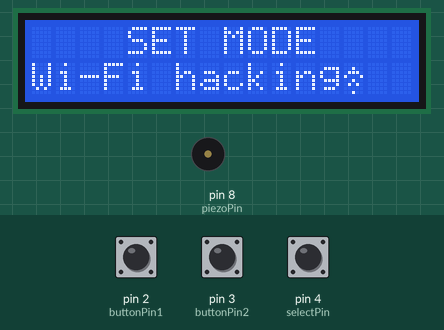
This sketch was run on a simulated Arduino Uno, built with avr-gcc and run on an emulated ATmega328P. Shown: 16×2 character LCD, buzzer (waves = sounding). The test bench sets the inputs (shaded band); at power-on: pin 2 (buttonPin1) LOW, pin 4 (selectPin) LOW, pin 3 (buttonPin2) LOW.

Above: at 7.4 s.
7.5 s: pin 2 (buttonPin1) pulled HIGH for 0.2 s
At 8.3 s:
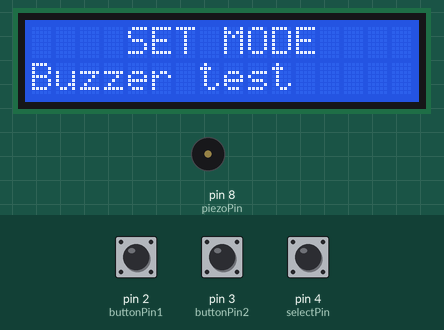
9.3 s: pin 4 (selectPin) pulled HIGH for 0.2 s
At 10.2 s:
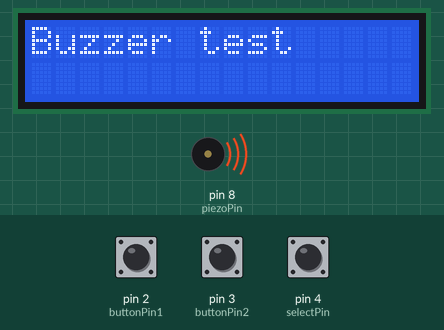
12.5 s: pin 2 (buttonPin1) driven HIGH and pin 4 (selectPin) driven HIGH
15.5 s: pin 4 (selectPin) driven LOW
At 16.97 s:
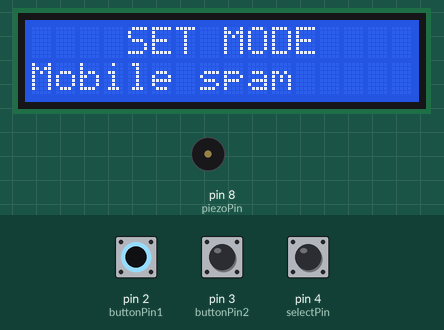
18.4 s: pin 4 (selectPin) driven HIGH
At 19.5 s:
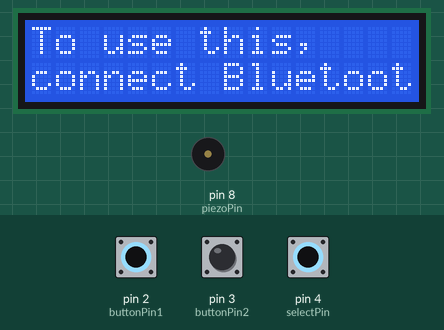
21.4 s: pin 2 (buttonPin1) driven LOW
At 24.7 s:
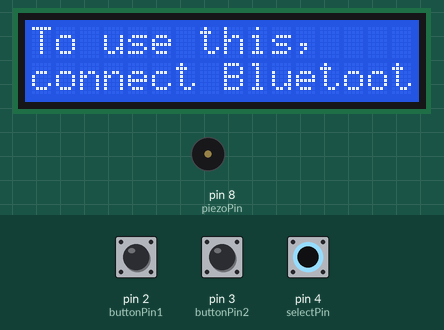
Timing chart, 0 to 25.4 s (numbered marks = the images above; inputs shaded):
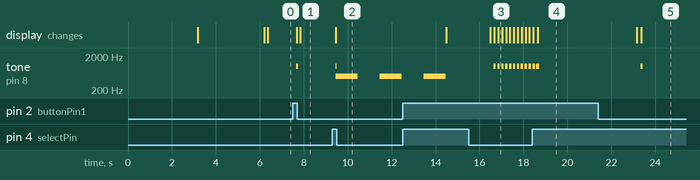

The sketch:

ArduHack.ino
```cpp
#include <Wire.h>
#include <LiquidCrystal_I2C.h>
#include "SPI.h"
#include "MFRC522.h"

// RFID
#define RST_PIN 9 // RES pin
#define SS_PIN  10 // SDA (SS) pin

// RFID
byte readCard[4];
String tagID = "";
MFRC522 mfrc522(SS_PIN, RST_PIN);

//piezo
int piezoPin = 8;

//buttons
const int buttonPin1 = 2;
const int buttonPin2 = 3;
const int selectPin = 4;

int buttonState1 = 0;
int buttonState2 = 0;
int selectState = 0;

int mode = 1;

// Set the LCD address to 0x27 in PCF8574 by NXP and Set to 0x3F in PCF8574A by Ti
LiquidCrystal_I2C lcd(0x27, 16, 2);

byte customChar[] = {
  0x04,
  0x00,
  0x15,
  0x1E,
  0x16,
  0x15,
  0x00,
  0x00
};

byte t[] = {
  0x1F,
  0x04,
  0x04,
  0x04,
  0x04,
  0x00,
  0x00,
  0x00
};

byte m[] = {
  0x11,
  0x1B,
  0x15,
  0x11,
  0x11,
  0x00,
  0x00,
  0x00
};

byte wf[] = {
  0x00,
  0x04,
  0x0E,
  0x11,
  0x04,
  0x0A,
  0x00,
  0x04
};

void end() {
  lcd.clear();
  lcd.home();
  lcd.print("    SET MODE");
}

void setup() {
  SPI.begin();
  mfrc522.PCD_Init();

  pinMode(buttonPin1, INPUT);
  pinMode(buttonPin2, INPUT);
  pinMode(selectPin, INPUT);

  lcd.init();
  lcd.backlight();
  lcd.clear();
  //lcd.begin();
  lcd.createChar(0, customChar);
  lcd.createChar(1, t);
  lcd.createChar(2, m);
  lcd.createChar(3, wf);
  lcd.home();
  lcd.write(0);
  lcd.setCursor(1, 0);
  lcd.print(" NIK COMPANY");
  lcd.write(1);
  lcd.write(2);
  delay(3000);

  lcd.clear();
  lcd.home();
  lcd.print("Hello,");
  lcd.setCursor(0, 1);
  lcd.print("Nikita!");
  delay(3000);

  lcd.clear();
  lcd.home();
  lcd.print("    SET MODE");
}

void loop() {
  delay(150);
  buttonState1 = digitalRead(buttonPin1);
  buttonState2 = digitalRead(buttonPin2);
  selectState = digitalRead(selectPin);

  if(buttonState1 == HIGH) {
    tone(piezoPin, 1000, 100);
    lcd.clear();
    lcd.home();
    lcd.print("    SET MODE");
    mode -= 1;
  }

  if(buttonState2 == HIGH) {
    tone(piezoPin, 1000, 100);
    lcd.clear();
    lcd.home();
    lcd.print("    SET MODE");
    mode += 1;
  }

  switch(mode) {
    case 1: lcd.setCursor(0, 1); lcd.print("Wi-Fi hacking"); lcd.write(3); break;
    case 2: lcd.setCursor(0, 1); lcd.print("RFID hacking"); break;
    case 3: lcd.setCursor(0, 1); lcd.print("Mobile spam"); break;
    case 4: lcd.setCursor(0, 1); lcd.print("2.4G hacking"); break;
    case 5: lcd.setCursor(0, 1); lcd.print("Buzzer test"); break;
  }

  if(mode == 6)
    mode = 1;
  if(mode == 0)
    mode = 5;

  if(selectState == HIGH){
    tone(piezoPin, 1000, 100);
    switch(mode) {
      case 1: {
        for(int k = 0; k < 5; k++){
          lcd.clear();
          lcd.home();
          lcd.print("Scaning");
          delay(1000);
          lcd.print(".");
          delay(1000);
          lcd.print(".");
          delay(1000);
          lcd.print(".");
          delay(1000);
        }
        end();
        break;
      }

      case 2: {
        lcd.clear();
        lcd.home();
        lcd.print("RFID");

        /* lcd.print("RFID is not");
        lcd.setCursor(0, 1);
        lcd.print("connected");
        delay(3000); */

        selectState = LOW;

        while(selectState == LOW) {
          delay(150);
          selectState = digitalRead(selectPin);
          while(getID()) {
            lcd.home();
            tone(piezoPin, 1000, 100);
            lcd.print("RFID");
            lcd.setCursor(0, 1);
            lcd.print("ID: ");
            lcd.print(tagID);
          }
        }
        tone(piezoPin, 1000, 100);
        end();
        delay(150);
        break;
      }
      case 3: {
        lcd.clear();
        lcd.home();
        lcd.print("To use this,");
        lcd.setCursor(0, 1);
        lcd.print("connect Bluetooth");
        delay(4500);
        end();
        break;
      }
      case 5: {
        lcd.clear();
        lcd.home();
        lcd.print("Buzzer test");
        tone(piezoPin, 500);
        delay(1000);
        noTone(piezoPin);
        delay(1000);
        tone(piezoPin, 500);
        delay(1000);
        noTone(piezoPin);
        delay(1000);
        tone(piezoPin, 500);
        delay(1000);
        noTone(piezoPin);
        lcd.clear();
        lcd.home();
        lcd.print("Test finished");
        delay(2000);
        end();
        break;
      }
    }
  }
}

boolean getID() {
  if (! mfrc522.PICC_IsNewCardPresent()) {
    return false;
  }

  if (! mfrc522.PICC_ReadCardSerial()) {
    return false;
  }

  tagID = "";

  for (uint8_t i = 0; i < 4; i++) {
    tagID.concat(String(mfrc522.uid.uidByte[i], HEX));
  }

  tagID.toUpperCase();
  mfrc522.PICC_HaltA();
  return true;
}
```

Measured:
- after the input at 7.5 s, tone on pin 8 (piezoPin): silent → 1000 Hz after 0.16 s, → silent 0.10 s later; the display: first changes after 0.18 s (image 1 shows a later state)
- after the input at 9.3 s, tone on pin 8 (piezoPin): plays 1000 Hz for 0.02 s, 500 Hz for 1.0 s, 500 Hz for 1.0 s, starting after 0.15 s; the display: changes after 0.16 s (image 2)
- after the input at 15.5 s, the display: first differs from a run without the input after 1.4 s (image 3)
- after the input at 18.4 s, tone on pin 8 (piezoPin): goes on until 18.7 s, then stays silent; the display: first differs from a run without the input after 0.25 s (image 4)
- after the input at 21.4 s, tone on pin 8 (piezoPin): goes on until 23.4 s, then stays silent
